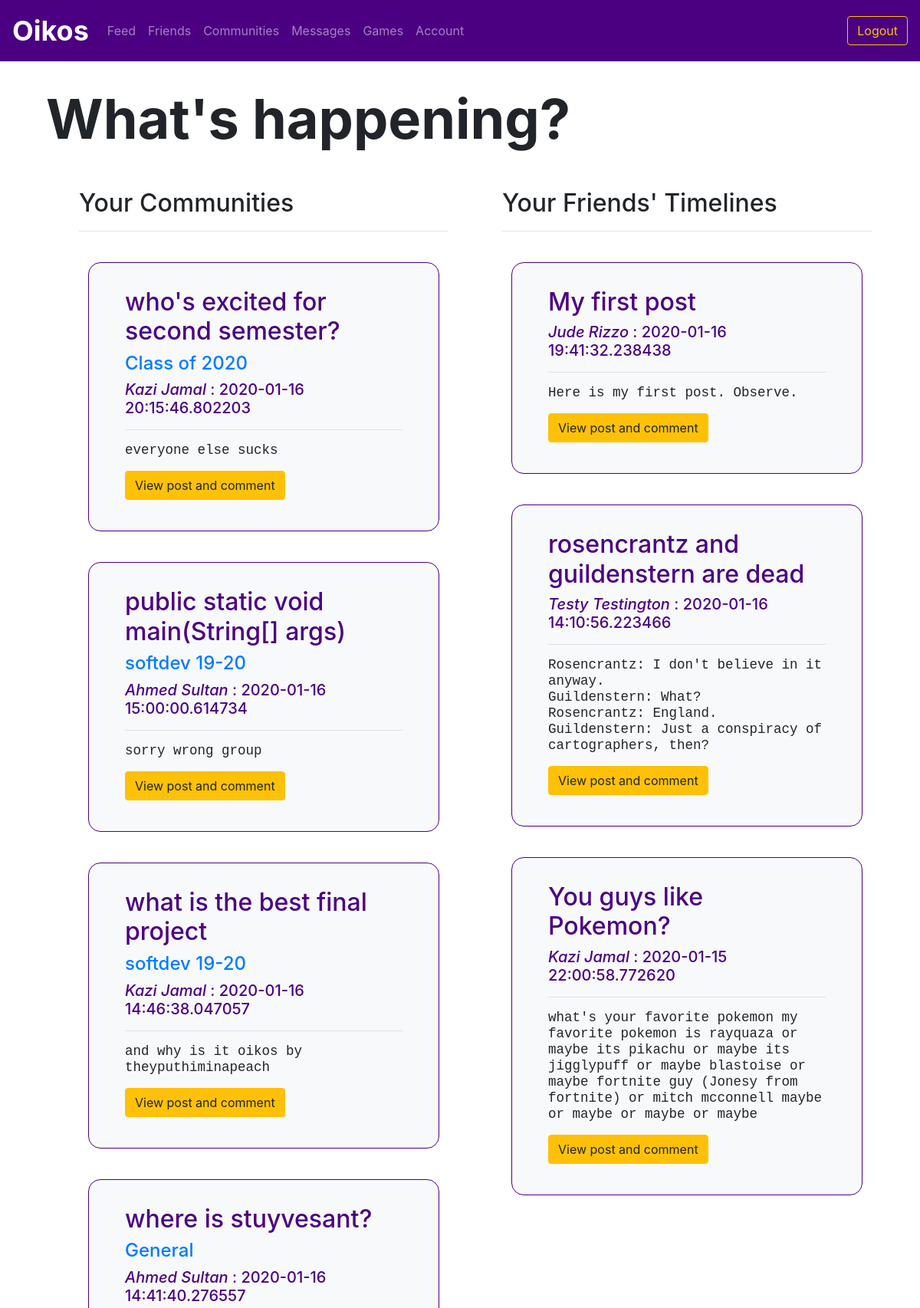
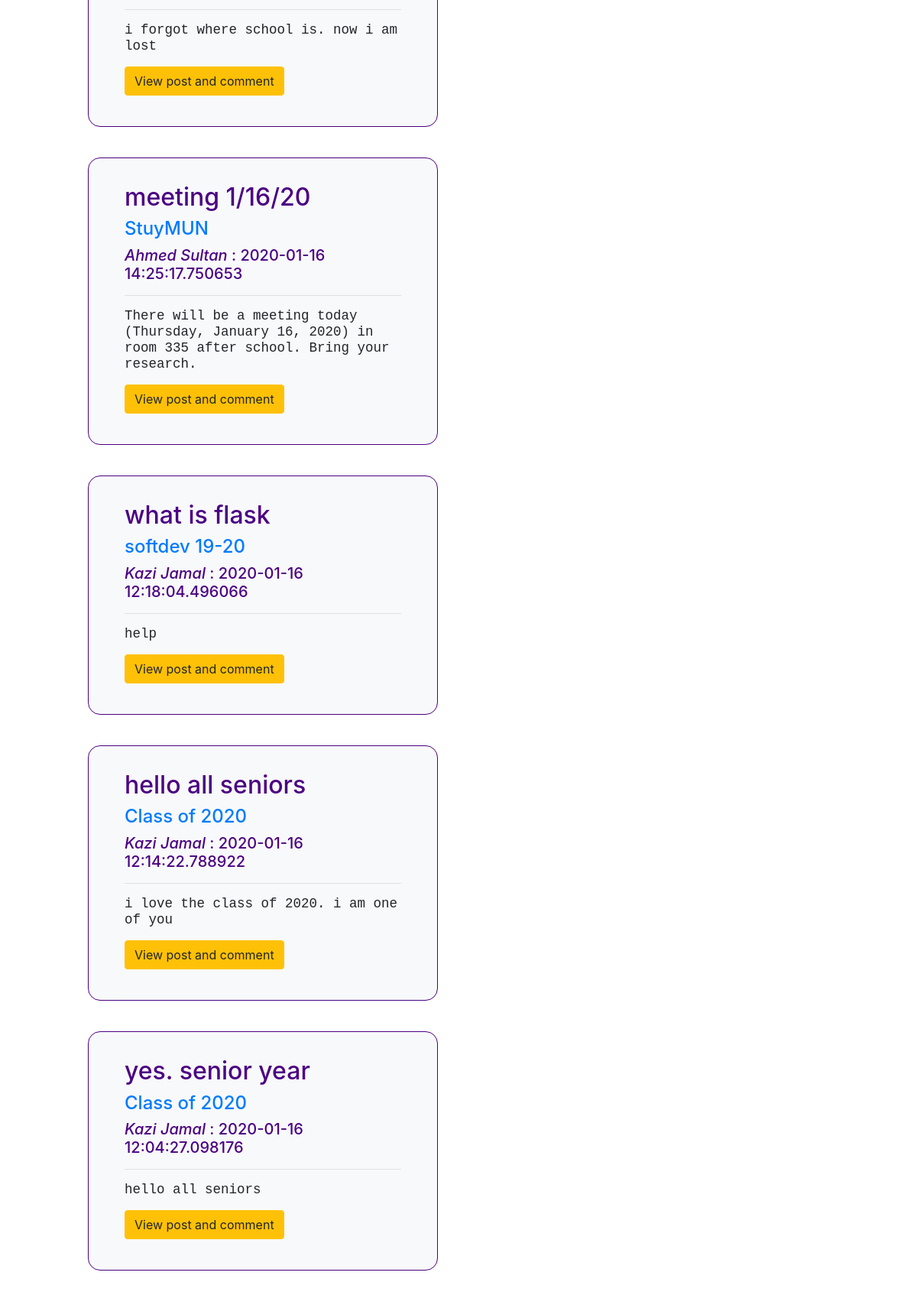
/feed (signed in, upper part), run on the app's committed database (2 pictures, top to bottom).
### utl/models.py (models this page shows)
class Post(db.Model):
    postID = db.Column(db.Integer, primary_key=True)
    communityID = db.Column(db.Integer, nullable=True)
    userID = db.Column(db.Integer, nullable=False)
    title = db.Column(db.Text, nullable=False)
    content = db.Column(db.Text, nullable=False)
    timestamp = db.Column(db.DateTime, nullable=False, default=datetime.utcnow)

class Community(db.Model):
    communityID = db.Column(db.Integer, primary_key=True)
    name = db.Column(db.Text, nullable=False)
    description = db.Column(db.Text, nullable=False)

class User(db.Model):
    userID = db.Column(db.Integer, primary_key=True)
    email = db.Column(db.Text, unique=True, nullable=False)
    password = db.Column(db.Text, nullable=False)
    firstName = db.Column(db.Text, nullable=False)
    lastName = db.Column(db.Text, nullable=False)
    displayName = db.Column(db.Text, nullable=False)
    grade = db.Column(db.Text, nullable=False)

### app.py (the view)
@app.route("/feed")
@login_required
def feed():
    communitypost_data = feedfunctions.getCommunityPosts(session['userID'])
    communityposts = {}
    for post in communitypost_data:
        communityposts[post] = []
        communityposts[post].append(postsfunctions.getCreator(post.postID))
        communityposts[post].append(communitiesfunctions.getCommunity(post.communityID))
    timelinepost_data = feedfunctions.getTimelinePosts(session['userID'])
    timelineposts = {}
    for post in timelinepost_data:
        timelineposts[post] = postsfunctions.getCreator(post.postID)
    return render_template("feed.html", communityposts=communityposts, timelineposts=timelineposts)

### app.py (called while the page is built)
def login_required(f):
    @wraps(f)
    def decorated_function(*args, **kwargs):
        if "userID" not in session:
            return redirect(url_for('login'))
        return f(*args, **kwargs)
    return decorated_function

### utl/communities.py (called while the page is built)
def getCommunity(communityID):
    community = Community.query.filter_by(communityID=communityID).first()
    return community

### utl/feed.py (called while the page is built)
def getCommunityPosts(userID):
    members = Member.query.filter_by(userID=userID).all()
    communityID = []
    for member in members:
        communityID.append(member.communityID)
    posts = Post.query.filter(Post.communityID.in_(communityID)).order_by(Post.timestamp.desc())
    return posts

def getTimelinePosts(userID):
    friends = Friend.query.filter_by(userID=userID)
    friendID = []
    for friend in friends:
        friendID.append(friend.friendID)
    posts = Post.query.filter(Post.communityID==None, Post.userID.in_(friendID)).order_by(Post.timestamp.desc())
    return posts

### utl/posts.py (called while the page is built)
def getCreator(postID):
    post = Post.query.filter_by(postID=postID).first()
    userID = post.userID
    user = User.query.filter_by(userID=userID).first()
    return user

### templates/feed.html (shortened to what this page needs)
{% extends "logbase.html" %}
{% block body %}
<div class="content">
     <h1 class="display-3" style="font-weight: 700; padding-left: 5vw; padding-top: 5vh;">What's happening?</h1>
</div>
<div class="row m-5">
    <div class="col-md-6">
        <ul>
            <h2>Your Communities</h2>
            <hr>
            {% for post in communityposts %}
            <div class="row" style="margin-left: 1vw; margin-right: 1vw; margin-top: 5vh;">
                <div class="container bg-light border border-primary" style="padding: 2em; border-radius: 1em;">
                    <div class="col">
                        <h2>{{ post.title }}</h2>
                        <h4><a href="community/{{ communityposts[post][1].communityID }}">{{ communityposts[post][1].name }}</a></h4>
                        <h5> <i>{{ communityposts[post][0].displayName }}</i> : {{ post.timestamp }}<h5>
                        <hr>
                        <pre>{{ post.content }}</pre>
                        <a href="/post/{{ post.postID }}" class="btn btn-warning">View post and comment</a>
                    </div>
                </div>
            </div>
            {% endfor %}
        </ul>
    </div>
    <div class="col-md-6">
        <ul>
            <h2>Your Friends' Timelines</h2>
            <hr>
            {% for post in timelineposts %}
            <div class="row" style="margin-left: 1vw; margin-right: 1vw; margin-top: 5vh;">
                <div class="container bg-light border border-primary" style="padding: 2em; border-radius: 1em;">
                    <div class="col">
                        <h2>{{ post.title }}</h2>
                        <h5> <i>{{ timelineposts[post].displayName }}</i> : {{ post.timestamp }}<h5>
                        <hr>
                        <pre>{{ post.content }}</pre>
                        <a href="/post/{{ post.postID }}" class="btn btn-warning">View post and comment</a>
                    </div>
                </div>
            </div>
            {% endfor %}
        </ul>
    </div>
</div>
{% endblock %}

### static/css/style.css (style rules this page uses)
.border-primary { color: indigo !important; }
.border-primary { border-color: indigo !important; }
pre { white-space: pre-wrap; word-wrap: break-word; }

### data on the page
Post: title "who's excited for second semester?", timestamp "2020-01-16 20:15:46.802203", content "everyone else sucks"
Community: name "Class of 2020"
User: displayName "Kazi Jamal"
Post: title "public static void main(String[] args)", timestamp "2020-01-16 15:00:00.614734", content "sorry wrong group"
Community: name "softdev 19-20"
User: displayName "Ahmed Sultan"
Post: title "what is the best final project", timestamp "2020-01-16 14:46:38.047057", content "and why is it oikos by theyputhiminapeach"
Post: title "where is stuyvesant?", timestamp "2020-01-16 14:41:40.276557", content "i forgot where school is. now i am lost…"
Community: name "General"
Post: title "meeting 1/16/20", timestamp "2020-01-16 14:25:17.750653", content "There will be a meeting today (Thursday, January 16, 2020) in room 335 after school. Bring your research."
Community: name "StuyMUN"
Post: title "what is flask", timestamp "2020-01-16 12:18:04.496066", content "help"
Post: title "hello all seniors", timestamp "2020-01-16 12:14:22.788922", content "i love the class of 2020. i am one of you…"
Post: title "yes. senior year", timestamp "2020-01-16 12:04:27.098176", content "hello all seniors"
Post: title "My first post", timestamp "2020-01-16 19:41:32.238438", content "Here is my first post. Observe."
User: displayName "Jude Rizzo"
Post: title "rosencrantz and guildenstern are dead", timestamp "2020-01-16 14:10:56.223466", content "Rosencrantz: I don't believe in it anyway. Guildenstern: What? Rosencrantz: England. Guildenstern: Just a conspiracy of cartographers, then?…"
User: displayName "Testy Testington"
Post: title "You guys like Pokemon?", timestamp "2020-01-15 22:00:58.772620", content "what's your favorite pokemon my favorite pokemon is rayquaza or maybe its pikachu or maybe its jigglypuff or maybe blastoise or maybe fortnite guy (Jonesy from fortnite) or mitch mcconnell maybe or maybe or maybe or maybe…"
